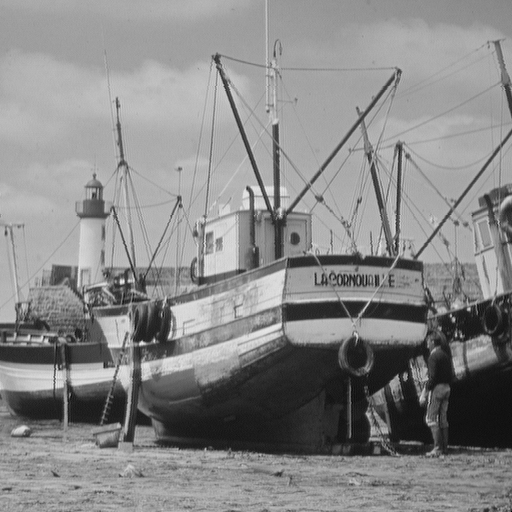
%> input picture tugas-1/task1/test_images/gray1.bmp, 512 x 512 px
$ octave imhist_gray.m   (GNU Octave 9; MATLAB toolbox functions it lacks are replaced by stand-ins)
%> lines starting %> are read from the running program, lines starting %| are printed output that depends on the picture
I = imread('test_images/gray1.bmp');
%> I is the input picture: size 512x512 uint8; min 0, max 239, mean 136.1
imhist(I);
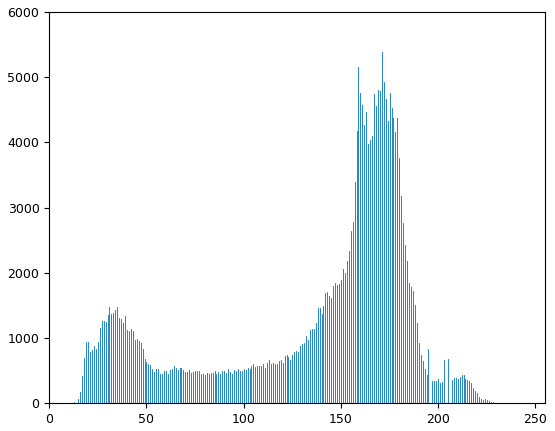
%> figure redrawn from the program's plot data; highest point at x = 171, y = 5394
figure;
imhist(I);                      % show histogram
title('Grayscale Histogram');   % set title
xlabel('Intensity Value');      % x-axis label
ylabel('Frequency');            % y-axis label
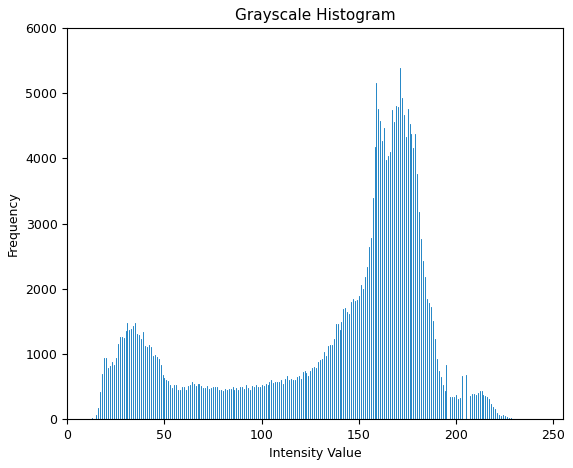
%> figure redrawn from the program's plot data; highest point at x = 171, y = 5394
